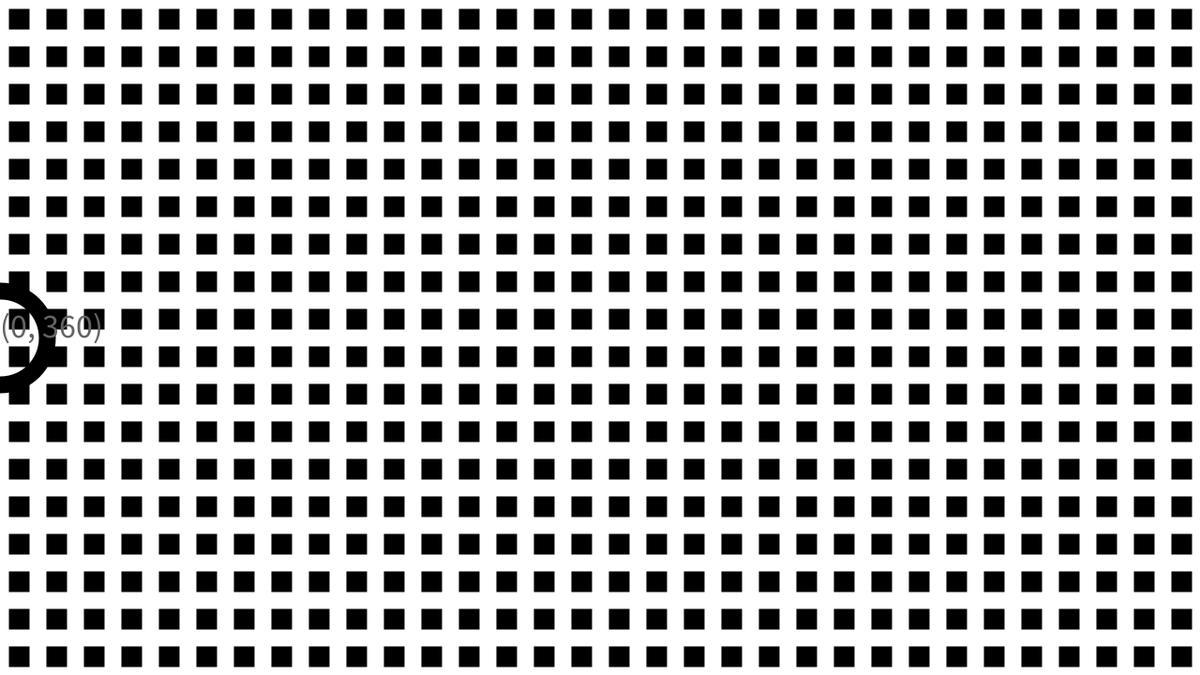
Frame 1 (no input)
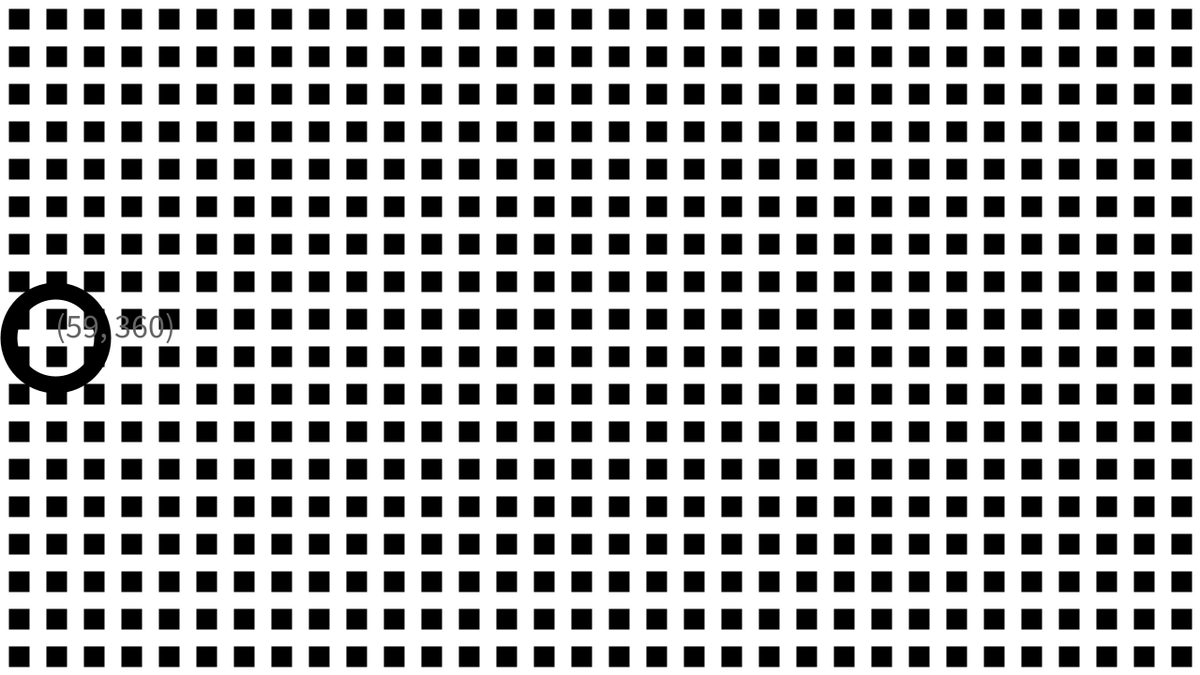
Frame 60 (the mouse pressed at the canvas centre just before this capture)
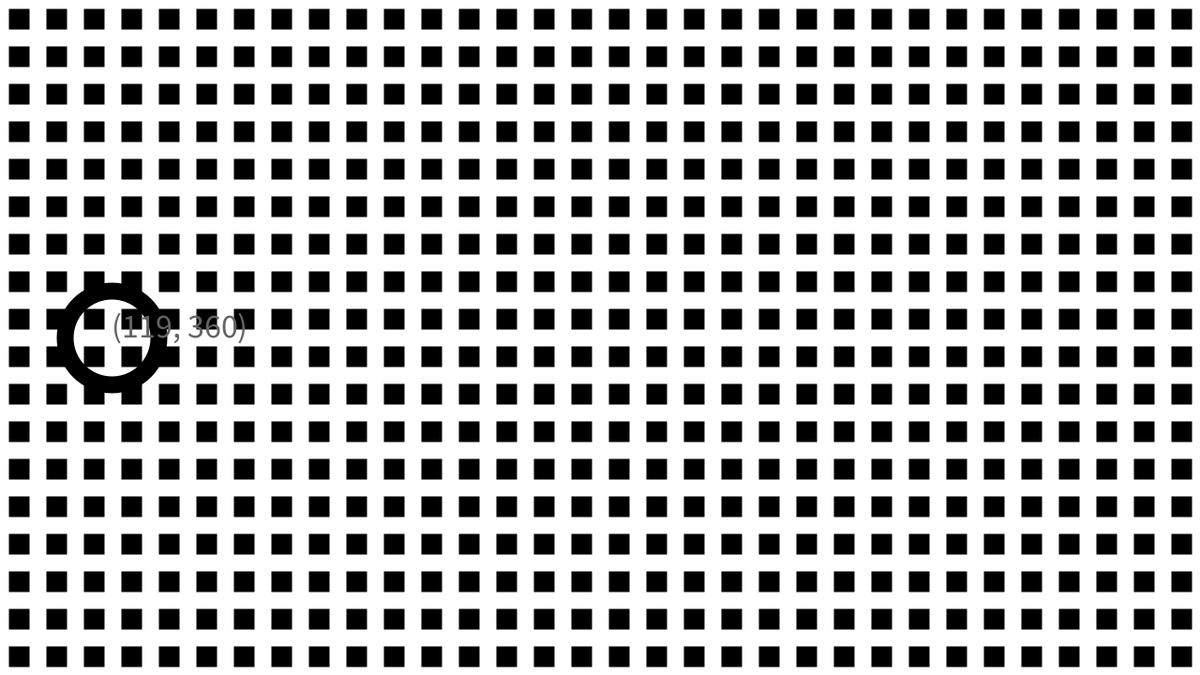
Frame 120 (the mouse held since frame 60 and released just before this capture)

The Processing sketch that drew these frames (run headless with seeded random() and noise(); from frame 60 on, the mouse is pressed at the canvas centre):

// Processing sketch: sketch_3_ellipse_motion_with_grid_and_coord
// ── sketch_3_ellipse_motion_with_grid_and_coord.pde

int x;
int y;
int ellipseSize;

void setup(){
  size(1280,720); 
  x = 0;
  y = height/2;
  ellipseSize = 100;
  
}

void draw(){  
  background(0);
  stroke(255);
  strokeWeight(18);
  
  for (int i = 0; i <= width; i += 40){
     line(i, 0, i, height); 
     line(0, i, width, i);
  }
  

  //fill(255);
  stroke(0); 
  noFill();
  ellipse(x, y, ellipseSize, ellipseSize);



  textSize(36);
  fill(100);
  text("(" + x + ", " + y + ")",x, y);
  
  
  x = x + 1;
  
}
